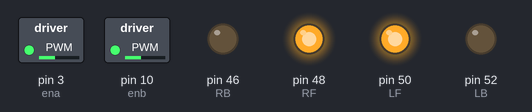
Bench run of a sketch on a simulated Arduino Mega 2560, built with avr-gcc and run on an emulated ATmega2560. Parts: switched loads named in the sketch (green lamp = pin HIGH), output pins drawn as LEDs (lit = HIGH).

Above: at 0.05 s.
At 2.55 s:
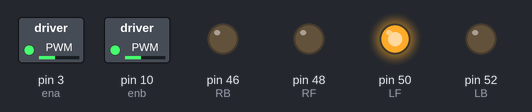
Timing chart, 0 to 3.0 s (numbered marks = the images above):
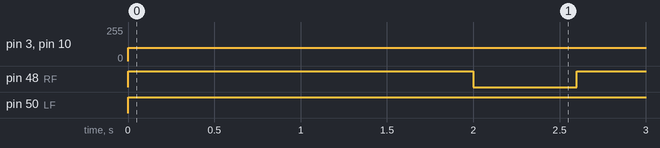

Measured:
- by itself, pin 3 (ena), pin 10 (enb): 0/255 → 100/255 at 0.00 s
- by itself, pin 48 (RF): alternates HIGH for 2.0 s and LOW for 0.60 s
- by itself, pin 50 (LF): LOW → HIGH at 0.00 s

The sketch:

rec_shape.ino
```cpp
#include <SoftwareSerial.h>
#define RB 46  //right forward
#define RF 48 // right backward
#define LF 50 //left forward
#define LB 52 //left backward
const int ena = 3;
const int enb =10;

void forward(){
  digitalWrite(RF, HIGH);
  digitalWrite(RB, LOW);
  digitalWrite(LF, HIGH);
  digitalWrite(LB, LOW);
  Serial.println("forword");
  }
  void right(){
  digitalWrite(RF, LOW);
  digitalWrite(RB, LOW);
  digitalWrite(LF, HIGH);
  digitalWrite(LB, LOW);
  Serial.println("right");
  }

    void setup() {

        //////MOTORS PINS////
  pinMode(RF , OUTPUT);
  pinMode(RB , OUTPUT);
  pinMode(LF , OUTPUT);
  pinMode(LB , OUTPUT);
  pinMode(ena,OUTPUT);
  pinMode(enb,OUTPUT);
  }

  void loop() {

 analogWrite(ena,100);
 analogWrite(enb,100);

    forward();
    delay(2000);

  analogWrite(ena,100);
  analogWrite(enb,100);

    right();
    delay(600);

  analogWrite(ena,100);
  analogWrite(enb,100);

   forward();
  delay(2000);

  analogWrite(ena,100);
  analogWrite(enb,100);

      right();
    delay(600);

    analogWrite(ena,100);
    analogWrite(enb,100);

       forward();
       delay(2000);

    analogWrite(ena,100);
    analogWrite(enb,100);

        right();
       delay(600);

    analogWrite(ena,100);
    analogWrite(enb,100);

       forward();
       delay(2000);

    analogWrite(ena,100);
    analogWrite(enb,100);

          right();
        delay(600);

  }
```
